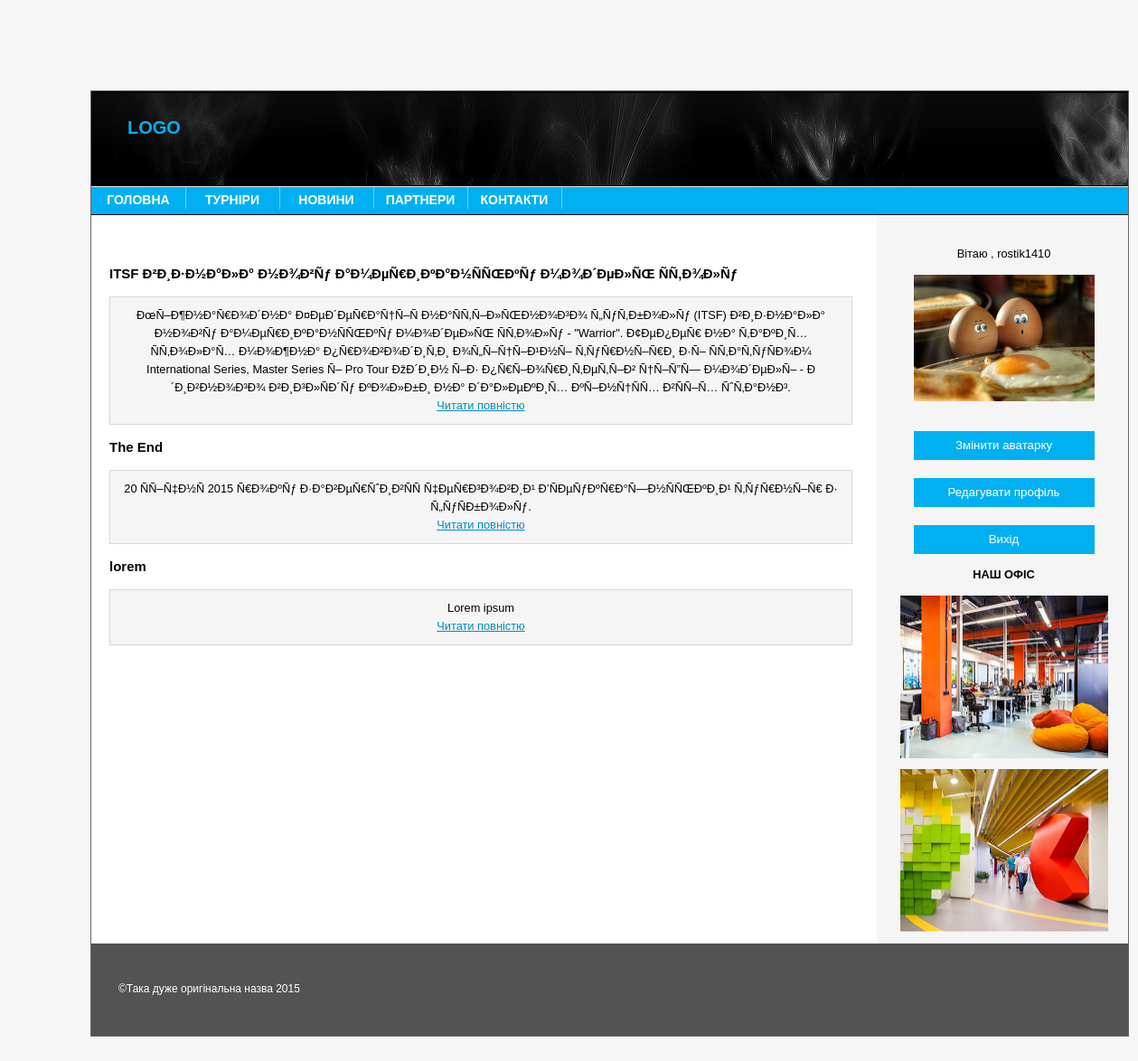
The app's page /news.php (signed in) with its own data.
### tables this page shows
CREATE TABLE `users` (
  `id` int(11) UNSIGNED NOT NULL,
  `name` varchar(32) NOT NULL,
  `lastname` varchar(32) NOT NULL,
  `email` varchar(32) NOT NULL,
  `login` varchar(32) NOT NULL,
  `password` varchar(32) NOT NULL,
  `admin` tinyint(1) NOT NULL DEFAULT '0',
  `avatar` varchar(255) NOT NULL
);

CREATE TABLE `articles` (
  `id` int(11) UNSIGNED NOT NULL,
  `title` text NOT NULL,
  `introtext` text NOT NULL,
  `fulltext` text NOT NULL
);

### phpcode/script_php.php (the view, shortened to what this page needs)
<?php
class DBconnector
{
    function connectDB()
    {
        return new mysqli('localhost', 'user1', '', 'mysite');
    }
    function getAllArticles()
    {
        $db = $this->connectDB();
        $sql = "SELECT * FROM `articles`";
        $result = $db->query($sql);
        if ($result != false) {
            while ($result_set = $result->fetch_array())
            {
                echo "<h3>" . $result_set['title'] . "</h3>";
                echo "<p>" . $result_set['introtext'] . "<br><a href='read_full_text.php?$result_set[id]'>Читати повністю</a>";
            }
        }
    }
    function checkUser($login, $password)
    {
        $db = $this->connectDB();
        $sql = "SELECT `password` FROM `users` WHERE login = '$login'";
        $result_set = $db->query($sql);
        if ($result_set != false) {
            $user = $result_set->fetch_array();
            $real_password = $user['password'];
            return $real_password == $password;
        }
    }
    function getAvatar($login)
    {
        $db = $this->connectDB();
        $sql = "SELECT `avatar` FROM `users` WHERE `login`='$login'";
        $result_set = $db->query($sql);
        $row = $result_set->fetch_array();
        return $row['avatar'];
    }
}

### user_panel.php (shortened to what this page needs)
<?php
require_once "phpcode/script_php.php";
$dbc = new DBconnector();
    if ($dbc->checkUser($_SESSION['login'], $_SESSION['password']))
    {
        $avatar = $dbc->getAvatar($_SESSION['login']);
        echo "<p>Вітаю , ".$_SESSION['login'];
        echo "<p><img width='200' src = 'avatars/$avatar' alt='Аватарка' /></p>";
        echo "<br>";
        echo "<form id='edit_avatar' action='edit_avatar.php' method='post'><button id='edit_avat' type='submit'>Змінити аватарку</button></form> ";
        echo "<br>";
        echo "<form id='edit_profile' action='edit_profile.php' method='post'><button id='edit_pro' type='submit'>Редагувати профіль</button></form>";
        echo "<br>";
        echo "<form id='logout' action='logout.php' method='post'><button id='out' type='submit'>Вихід</button></form>";
    }
?>

### style.css (style rules this page uses)
a { color:#018BC1; }
#text p { text-align: center; width: 800px; padding:10px; border:1px solid #d7d7d7; background-color: #f5f5f5; }
#sidebar { text-align: center; margin-right: 0px; float:right; width:235px; padding: 0 20px 0 10px; }
#sidebar a { color: #ffffff; text-decoration: none; }
button { margin-left: 340px; width: 200px; text-align: center; background:#01b0f0; color: #ffffff; border: none; height: 32px; font-family: 'Oswald', sans-serif; }
#logout button { margin-left: 0px; }
#edit_profile button { margin-left: 0px; }
#edit_avatar button { margin-left: 0px; }

### records on screen
users: avatar (picture)
articles: title "ITSF Ð²Ð¸Ð·Ð½Ð°Ð»Ð° Ð½Ð¾Ð²Ñƒ Ð°Ð¼ÐµÑ€Ð¸ÐºÐ°Ð½ÑÑŒÐºÑƒ Ð¼Ð¾Ð´ÐµÐ»ÑŒ ÑÑ‚Ð¾Ð»Ñƒ", introtext "ÐœÑ–Ð¶Ð½Ð°Ñ€Ð¾Ð´Ð½Ð° Ð¤ÐµÐ´ÐµÑ€Ð°Ñ†Ñ–Ñ Ð½Ð°ÑÑ‚Ñ–Ð»ÑŒÐ½Ð¾Ð³Ð¾ Ñ„ÑƒÑ‚Ð±Ð¾Ð»Ñƒ (ITSF) Ð²Ð¸Ð·Ð½Ð°Ð»Ð° Ð½Ð¾Ð²Ñƒ Ð°Ð¼ÐµÑ€Ð¸ÐºÐ°Ð½ÑÑŒÐºÑƒ Ð¼Ð¾Ð´ÐµÐ»ÑŒ ÑÑ‚Ð¾Ð»Ñƒ - \"Warrior\". Ð¢ÐµÐ¿ÐµÑ€ Ð½Ð° Ñ‚Ð°ÐºÐ¸Ñ… ÑÑ‚Ð¾Ð»Ð°Ñ… Ð¼Ð¾Ð¶Ð½Ð° Ð¿Ñ€Ð¾Ð²Ð¾Ð´Ð¸Ñ‚Ð¸ Ð¾Ñ„Ñ–Ñ†Ñ–Ð¹Ð½Ñ– Ñ‚ÑƒÑ€Ð½Ñ–Ñ€Ð¸ Ð·Ñ– ÑÑ‚Ð°Ñ‚ÑƒÑÐ¾Ð¼ International Series, Master Series Ñ– Pro Tour ÐžÐ´Ð¸Ð½ Ñ–Ð· Ð¿Ñ€Ñ–Ð¾Ñ€Ð¸Ñ‚ÐµÑ‚Ñ–Ð² Ñ†Ñ–Ñ”Ñ— Ð¼Ð¾Ð´ÐµÐ»Ñ– - Ð´Ð¸Ð²Ð½Ð¾Ð³Ð¾ Ð²Ð¸Ð³Ð»ÑÐ´Ñƒ ÐºÐ¾Ð»Ð±Ð¸ Ð½Ð° Ð´Ð°Ð»ÐµÐºÐ¸Ñ… ÐºÑ–Ð½Ñ†ÑÑ… Ð²ÑÑ–Ñ… ÑˆÑ‚Ð°Ð½Ð³."
articles: title "The End", introtext "20 ÑÑ–Ñ‡Ð½Ñ 2015 Ñ€Ð¾ÐºÑƒ Ð·Ð°Ð²ÐµÑ€ÑˆÐ¸Ð²ÑÑ Ñ‡ÐµÑ€Ð³Ð¾Ð²Ð¸Ð¹ Ð’ÑÐµÑƒÐºÑ€Ð°Ñ—Ð½ÑÑŒÐºÐ¸Ð¹ Ñ‚ÑƒÑ€Ð½Ñ–Ñ€ Ð· Ñ„ÑƒÑÐ±Ð¾Ð»Ñƒ."
articles: title "lorem", introtext "Lorem ipsum"

### other values on screen
$_SESSION['login'] "rostik1410"
